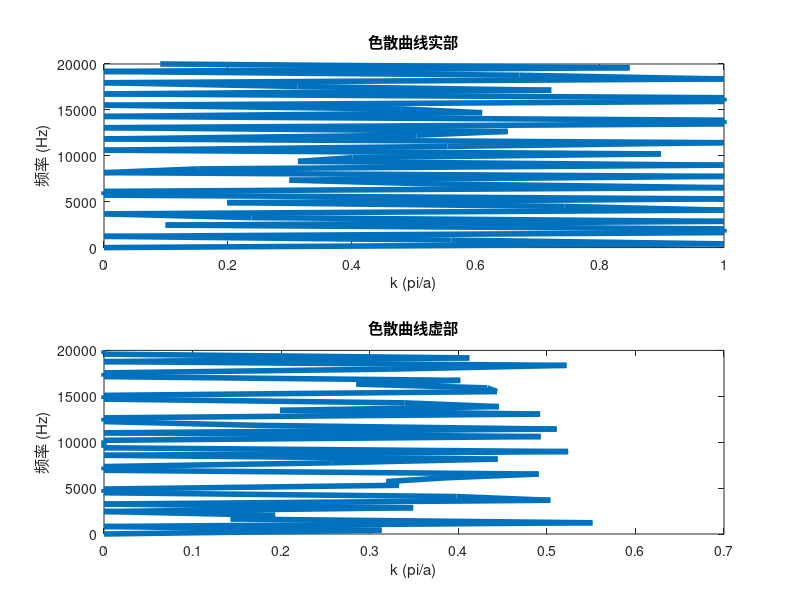

The MATLAB script that drew this image:
% 定义材料参数
rho1 = 2730;  %铝的密度(kg/m^3)
c1 = 3242;  %铝的剪切波波速(m/s)
rho2 = 1180;  %环氧树脂的密度(kg/m^3)
c2= 1161;  %环氧树脂的剪切波波速(kg/m^3)

%定义几何尺寸
a1 = 0.75;  %
a2 = 0.75;
a = a1+a2;

%定义入射角
theta = 0.5;

%建立频率数组
f = linspace(0,20000,50);

%计算波数
alpha_z = 2*pi*f/c1*sin(theta);
alpha_x1 = sqrt((2*pi*f/c1).^2-alpha_z.^2);
alpha_x2 = sqrt((2*pi*f/c2).^2-alpha_z.^2);
%计算F
F = alpha_x1*rho1*c1^2/(alpha_x2*rho2*c2^2);

%计算色散曲线控制方程右侧
coska = cosh(alpha_x1*a1*i).*cosh(alpha_x2*a2*i)+0.5*(F+1/F).*sinh(alpha_x1*a1*i).*sinh(alpha_x2*a2*i);

%计算Bloch波矢
k = acos(coska)/a;

%画出色散曲线图
subplot(2,1,1);
plot(real(k*a/pi),f, 'LineWidth', 4);
title('色散曲线实部');
xlabel('k (pi/a)');
ylabel('频率 (Hz)');

subplot(2,1,2);
plot(abs(imag(k*a/pi)),f, 'LineWidth', 4);
title('色散曲线虚部');
xlabel('k (pi/a)');
ylabel('频率 (Hz)');




